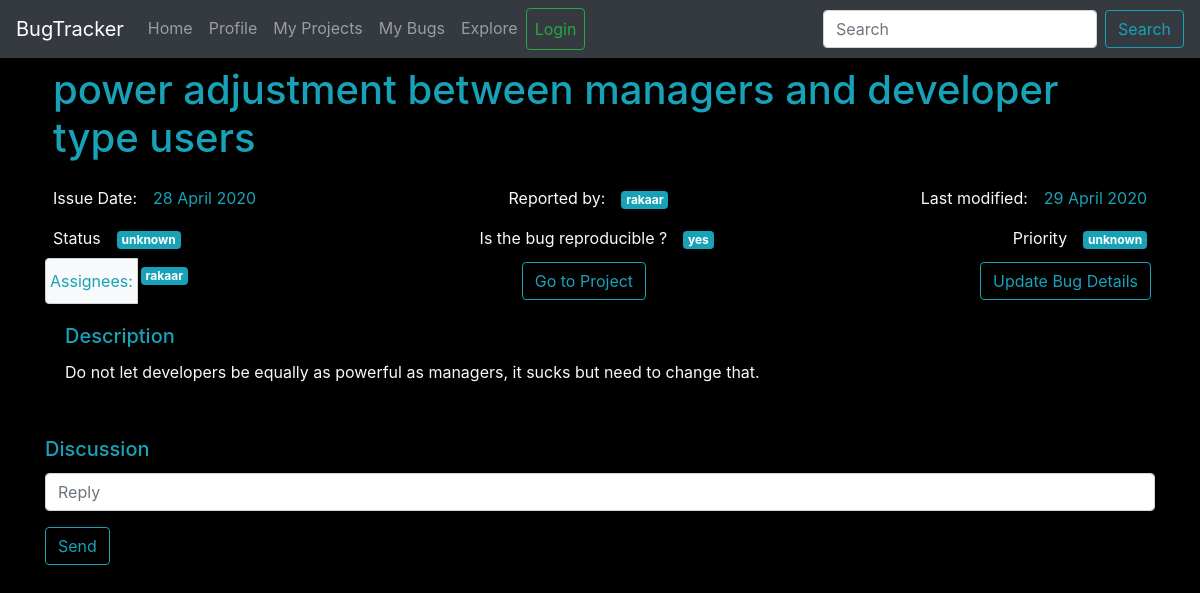
/bug/2/power adjustment between managers and developer type users, run on the app's committed database.
### app.py (models this page shows)
class Bug(db.Model):
    id = db.Column(db.Integer, primary_key=True)
    project_id=db.Column(db.String, nullable=False)
    title = db.Column(db.String(20), unique=True, nullable=False)
    date_reported = db.Column(db.String, nullable=False)
    last_modified = db.Column(db.String, nullable=False)
    reportee = db.Column(db.Integer, db.ForeignKey('user.id'), nullable=False)
    description = db.Column(db.String, nullable=False)
    reproducible = db.Column(db.String, nullable=False)
    status = db.Column(db.String, nullable=False)
    severity = db.Column(db.String, nullable=False)
    assignees = db.Column(db.String, nullable=False)
    discussion = db.Column(db.String, nullable=True)

### app.py (the view, shortened to what this page needs)
@app.route("/bug/<int:project_id>/<bug_title>", methods=['GET', 'POST'])
def bug(project_id, bug_title):
    bugs = Bug.query.all()
    required_bug = "new variable"
    for bug in bugs:
        if int(bug.project_id) == project_id and bug.title == bug_title:
            required_bug = bug
            break
    if(type(required_bug) == str):
        abort(404)
    discussion = required_bug.discussion
    discussion_id_list = []
    if discussion != None:
        discussion_id_list = discussion.split(",")
    discussions = Discussion.query.all()
    discussion_list = []
    for disc in discussions:
        if str(disc.id) in discussion_id_list:
            discussion_list.append(disc)
    if request.method == "GET":
        return render_template('bug.html', bug=required_bug, discussion=discussion_list)

### templates/bug.html (shortened to what this page needs)
{% extends 'layout.html' %}
{% block content %}
<div class="d-flex justify-content-center text-info">
    <div class="p-2"><h1>{{ bug.title }}</h1></div>
</div>
<div class="d-flex text-light">
    <div class="p-2">Issue Date: </div>
    <div class="mr-auto p-2 text-info">{{ bug.date_reported }}</div>
    <div class="p-2">Reported by: </div>
    <div class="mr-auto p-2"><span class="badge badge-info">{{ bug.reportee }}</span></div>
    <div class="p-2">Last modified: </div>
    <div class="p-2 text-info">{{ bug.last_modified }}</div>
</div>
<div class="d-flex text-light">
    <div class="p-2">Status</div>
    <div class="p-2"><span class="badge badge-info">{{ bug.status }}</span></div>
    <div class="ml-auto p-2">Is the bug reproducible ?</div>
    <div class="p-2"><span class="badge badge-info">{{ bug.reproducible }}</span></div>
    <div class="ml-auto p-2">Priority</div>
    <div class="p-2"><span class="badge badge-info">{{ bug.severity }}</span></div>
</div>
<div clss="d-flex text-light">
    <div class="input-group">
        <div class="input-group-prepend">
            <span class="input-group-text text-info bg-light p-1">Assignees:</span>
        </div>
        {% if bug.assignees %}
        {% for assignee in bug.assignees.split(",") %}
        <div class="p-1"><span class="badge badge-info">{{ assignee }}</span></div>
        {% endfor %}
        {% else %}
        <div class="p-1"><span class="badge badge-info">NONE</span></div>
        {% endif %}
        <div class="p-1 ml-auto"><a href="{{ url_for('project', project_id = bug.project_id|int) }}" class="btn btn-outline-info">Go to Project</a></div>
        <div class="p-1 ml-auto"><a href="{{ url_for('update_bug', bug_id = bug.id|int) }}" class="btn btn-outline-info">Update Bug Details</a></div>
    </div>
</div>
<div class="d-flex text-light">
    <div class="card-body">
        <h5 class="card-title text-info">Description</h5>
        <p class="card-text">{{ bug.description }}</p>
      </div>
</div>
<hr>
<div>
    <h5 class="card-title text-info">Discussion</h5>
</div>
<div>
    <form method="POST" action="">
        <div class="form-group">
            <input type="text" class="form-control" placeholder="Reply" name="comment" id="comment" required>
        </div>
        <button class="btn btn-outline-info" type="submit" id="button-addon2">Send</button>
    </form>
</div>
{% endblock content %}

### data on the page
Bug: title "power adjustment between managers and developer type users", date_reported "28 April 2020", reportee "rakaar", last_modified "29 April 2020", status "unknown", reproducible "yes", severity "unknown", assignees "rakaar", description "Do not let developers be equally as powerful as managers, it sucks but need to change that."
